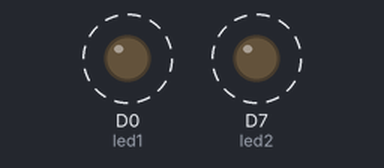
The sketch below on a simulated Particle Photon. Shown: output pins drawn as LEDs (lit = HIGH). Dashed ring = blinking. Random numbers use the default seed unless the sketch sets one.

Above: at 0.6 s.
Timing chart, 0 to 3.0 s (numbered marks = the images above):
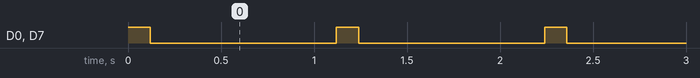

The sketch:

particle-starter.ino
```cpp
int led1 = D0;
int led2 = D7;

void setup() {
  pinMode(led1, OUTPUT);
  pinMode(led2, OUTPUT);
}

void loop() {
  digitalWrite(led1, HIGH);
  digitalWrite(led2, HIGH);

  int randomNumber = random(100);
  int randomNumberDoubled = randomNumber * 2;

  if (randomNumber < 50) {
    Particle.publish("channel-one", String(randomNumber), 60, PRIVATE);
  }

  if (randomNumber > 50) {
    Particle.publish("channel-two", String(randomNumberDoubled), 60, PRIVATE);
  }

  delay(100);

  digitalWrite(led1, LOW);
  digitalWrite(led2, LOW);

  delay(1000);
}
```

Measured:
- by itself, D0 (led1), D7 (led2): alternates HIGH for 0.12 s and LOW for 1.0 s
